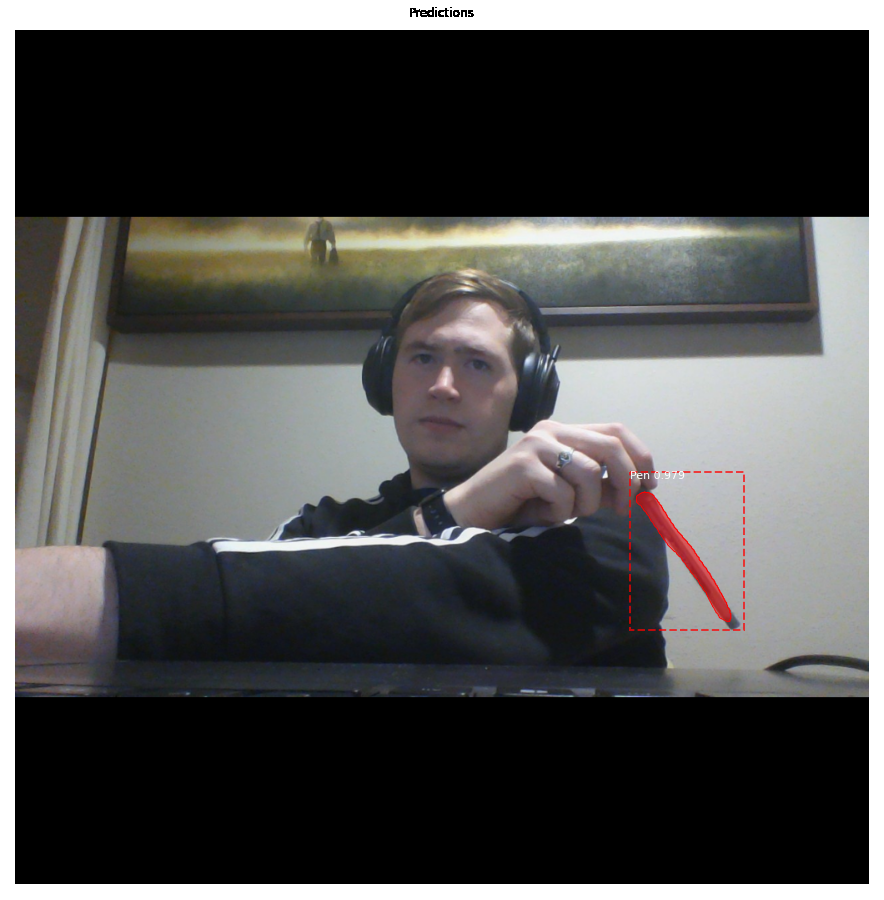
#> input picture Python Practice/Computer Vision/mrcnn_pred.png, 884 x 900 px
$ python calculating_points.py
#> lines starting #> are read from the running program, lines starting #| are printed output that depends on the picture; after the words box and inside, x2 and y2 are one past the last pixel; in counts of white or black regions, pixels touching at a corner belong together
#%% Import libraries
import numpy as np
import cv2 as cv
import pickle as pickle # Hahaha

#%% Unpickle and load image
pkl = open("mrcnn.pickle","rb")
#> (reads Python Practice/Computer Vision/mrcnn.pickle from the repository)
data = pickle.load(pkl)

img = cv.imread('mrcnn_pred.png')
#> img is the input picture: shape (900, 884, 3); mean B, G, R 77.1, 77.8, 78.1
#%% Display image
# cv.imshow('mrcnn_pred.png', img)
# cv.waitKey(0)
# cv.destroyAllWindows()
# %% Get contours
imgray = cv.cvtColor(img, cv.COLOR_BGR2GRAY)
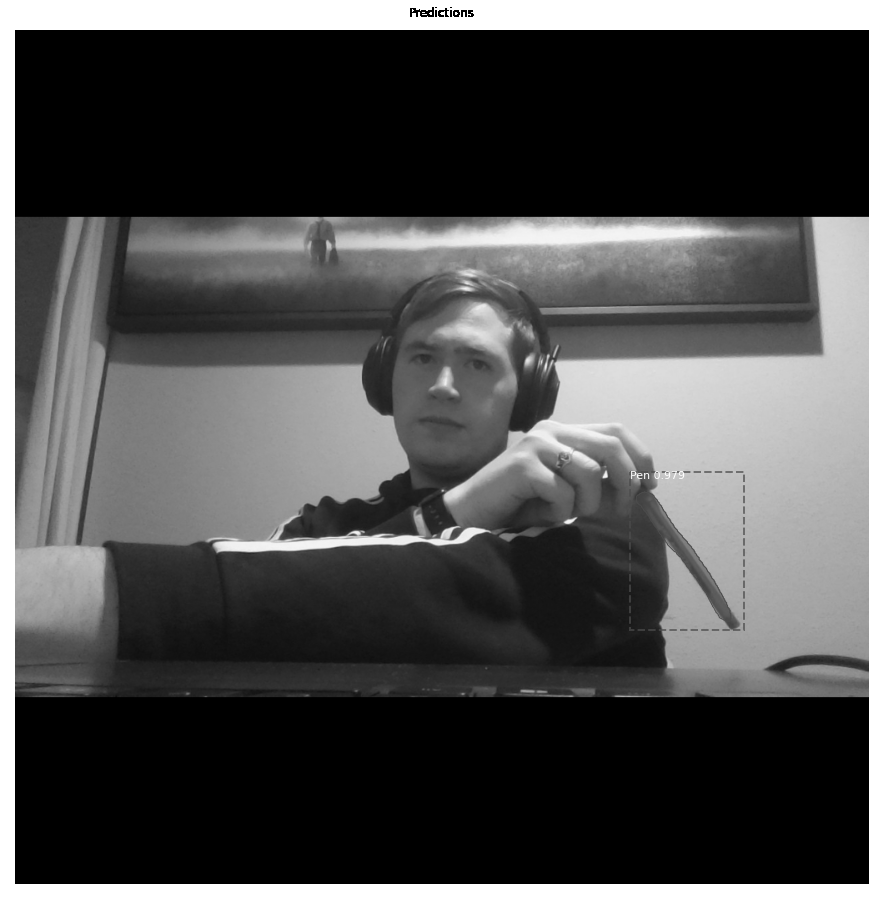
#> imgray: shape (900, 884); min 0, max 255, mean 77.8
ret, thresh = cv.threshold(imgray, 145, 255, cv.THRESH_BINARY)
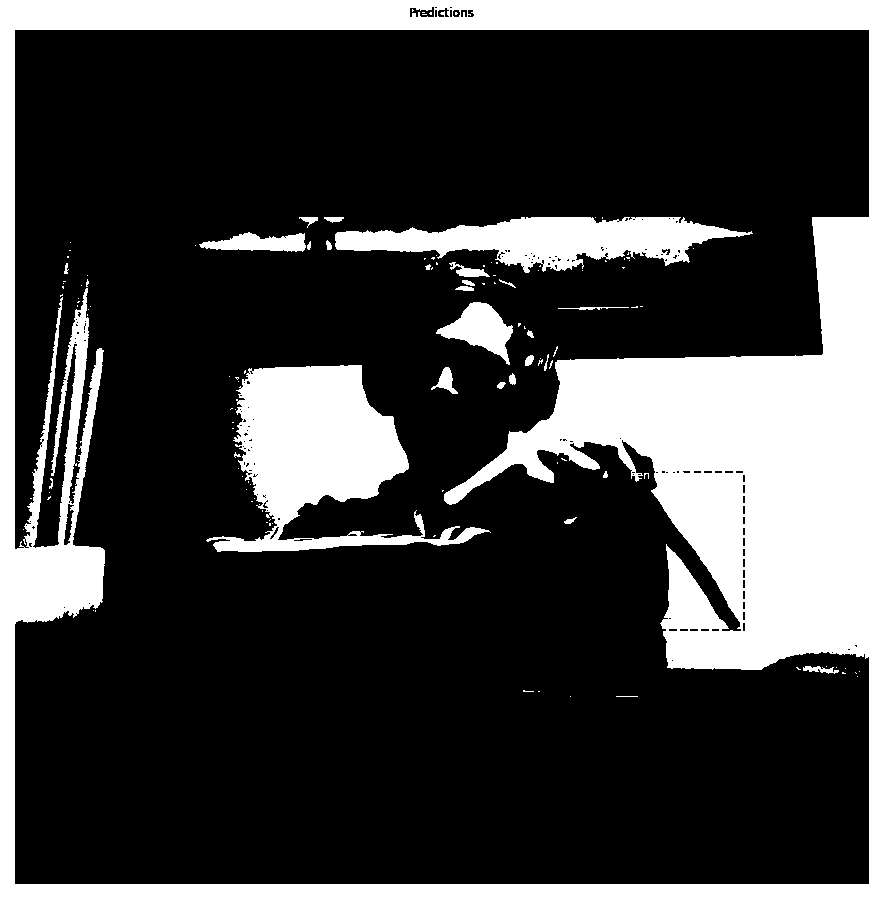
#> thresh: shape (900, 884); 25.1% white; 125 white regions (98 under 20 px)
contours, hierarchy = cv.findContours(thresh, cv.RETR_TREE, cv.CHAIN_APPROX_SIMPLE)
#> contours = 285 contours, 226 with area under 20; largest, box (x1, y1, x2, y2) and area: (0, 0, 884, 900) 793817, (14, 29, 870, 885) 638896, (206, 365, 491, 552) 22008, (335, 217, 753, 273) 11890, (436, 302, 513, 365) 2154

#%% Draw contours
cnt = contours[4]
#> cnt = [[854, 645], [855, 644], [856, 644], [857, 645], [857, 646], [856, 647]]
cv.drawContours(img, contours, -1, (0,255,0), 2)
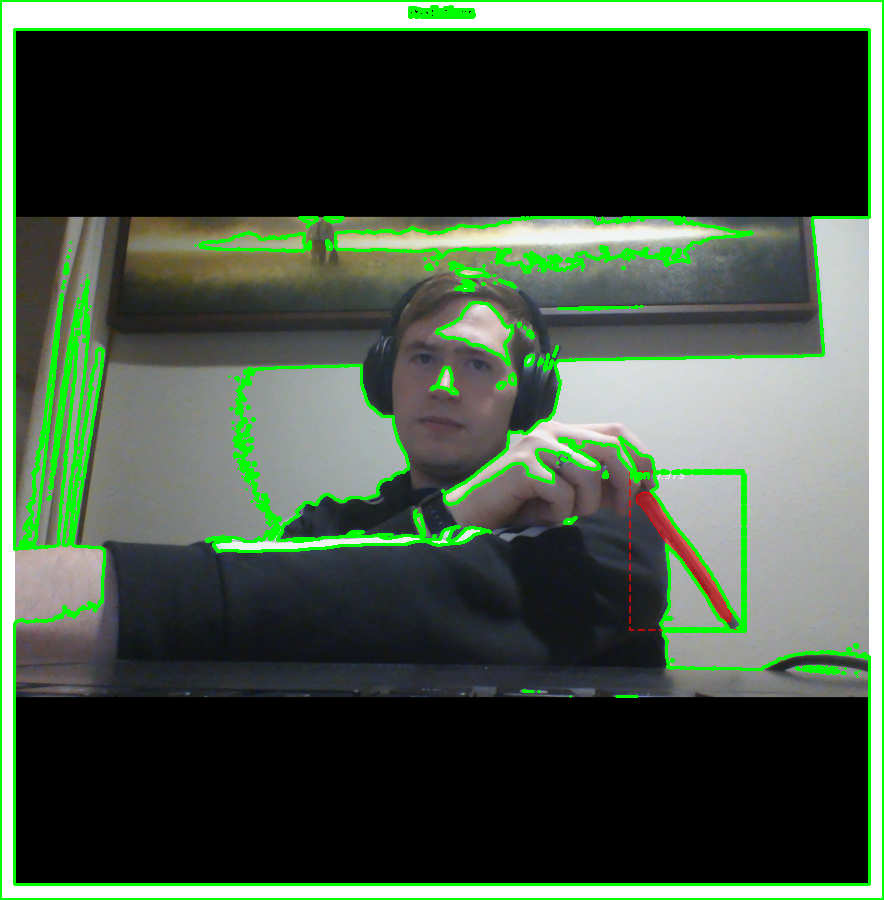
#> img: shape (900, 884, 3); 5.91% of pixels changed, all inside (x1, y1, x2, y2) = (0, 0, 884, 900)

#%%
cv.imshow('mrcnn_pred.png', img)
cv.waitKey(0)
cv.destroyAllWindows()


# %% Find perfect contour


# %%
